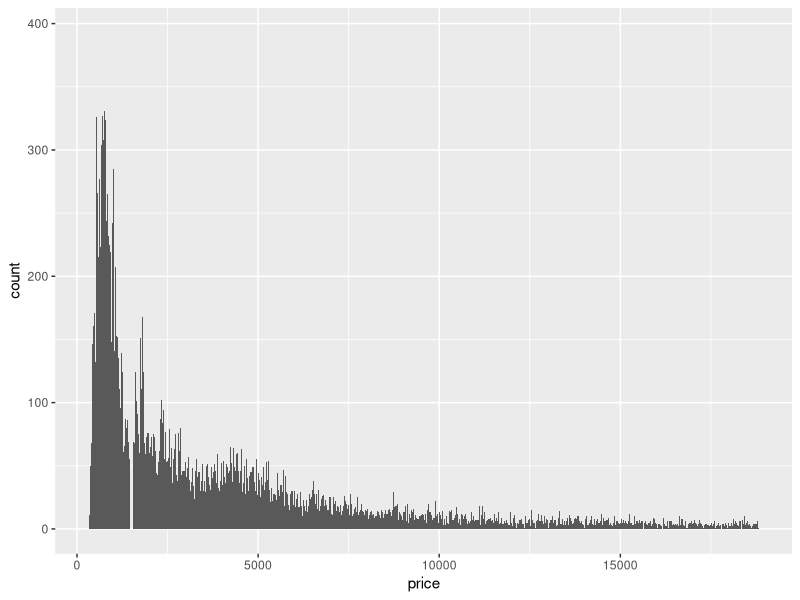
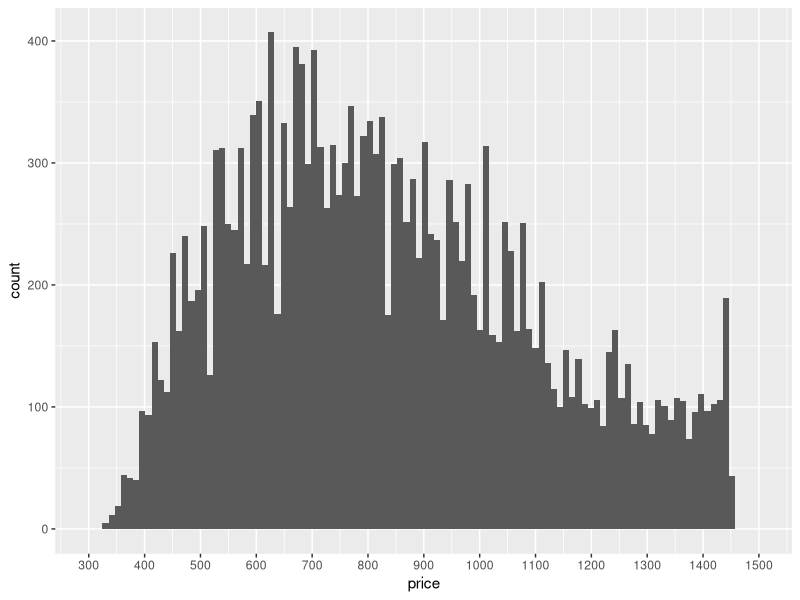
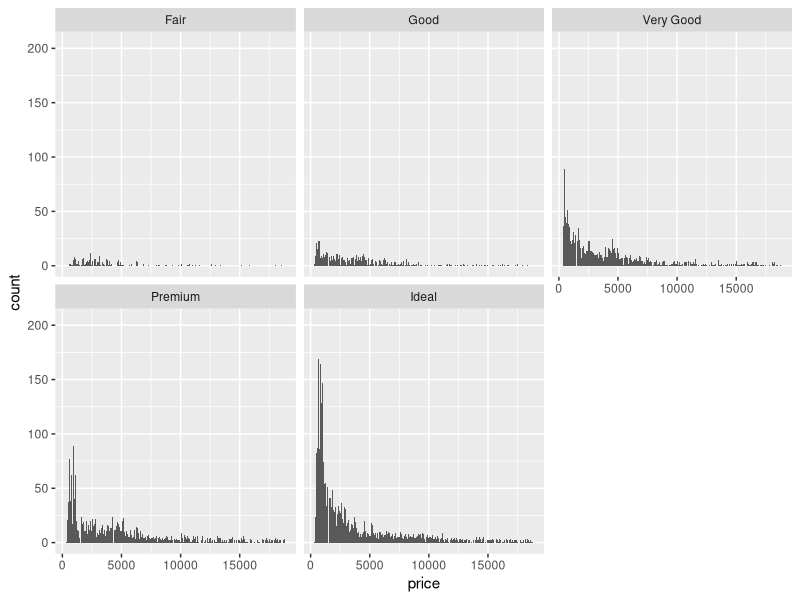
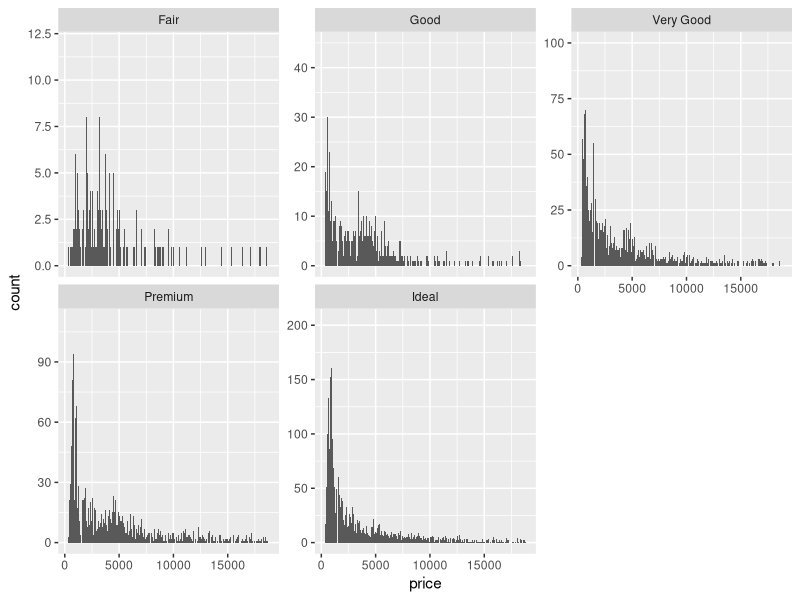
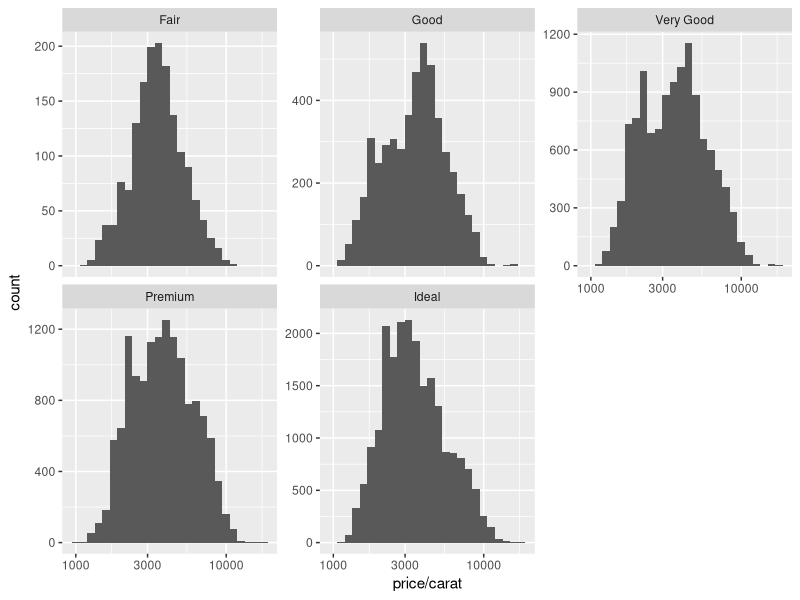
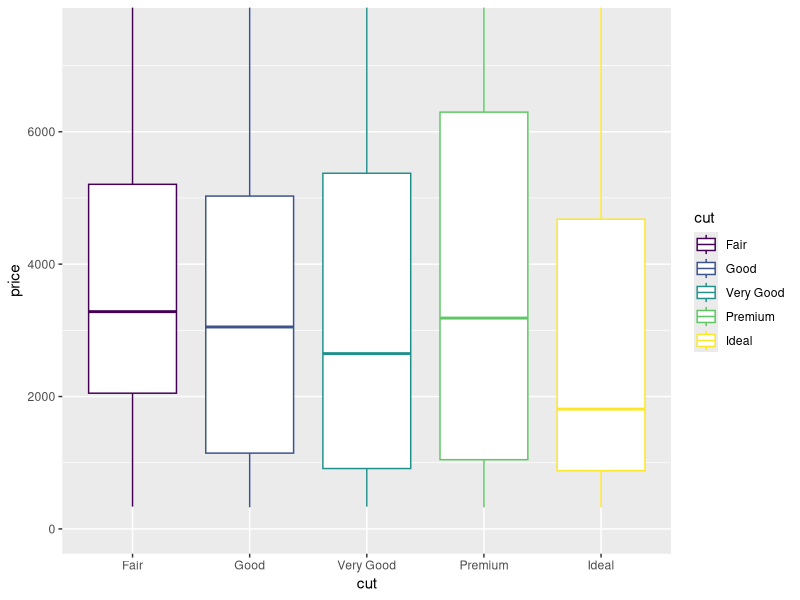
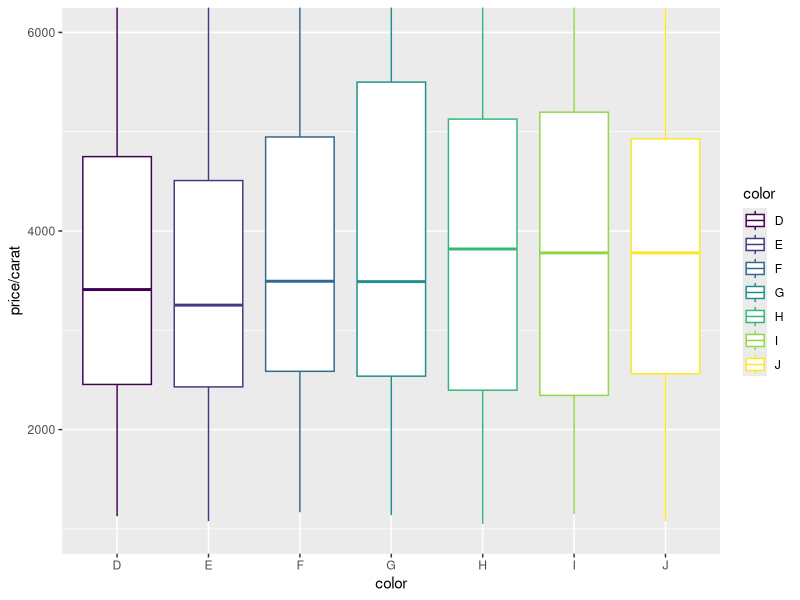
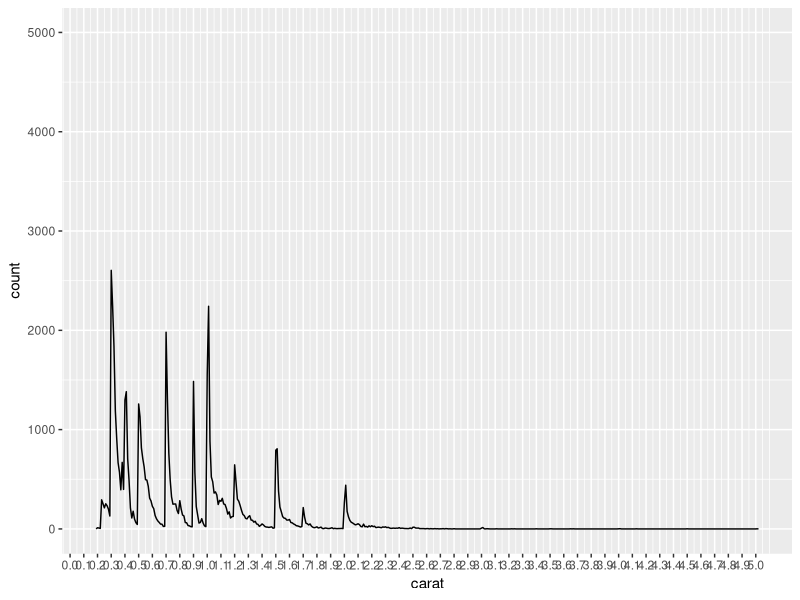

Recreate these plots in R, in order.
## ---- chunk 1
knitr::opts_chunk$set(echo = TRUE)
library(ggplot2)
data(diamonds)
## ---- chunk 2
summary(diamonds)
## ---- chunk 3
ggplot(aes(price), data = diamonds) +
  geom_histogram(binwidth = 10)
## ---- chunk 4
sum(diamonds$price < 500)
sum(diamonds$price < 250)
sum(diamonds$price >= 15000)
## ---- chunk 5
ggplot(aes(price), data = diamonds) +
  geom_histogram(binwidth = 11) +
  scale_x_continuous(limits = c(300, 1500), breaks = seq(300, 1500, 100))
## ---- chunk 6
ggplot(aes(price), data = diamonds) +
  geom_histogram(binwidth = 10) +
  facet_wrap(~cut)
## ---- chunk 7
by(diamonds$price, diamonds$cut, summary)
## ---- chunk 8
ggplot(aes(price), data = diamonds) +
  geom_histogram(binwidth = 10) +
  facet_wrap(~cut, scales = "free_y")
## ---- chunk 9
ggplot(aes(price/carat), data = diamonds) +
  geom_histogram(binwidth = 0.05) +
  facet_wrap(~cut, scales = "free_y") +
  scale_x_log10()
## ---- chunk 10
ggplot(aes(y = price, x = cut, color = cut), data = diamonds) +
  geom_boxplot() +
  coord_cartesian(ylim = c(0, 7500))
## ---- chunk 11
by(diamonds$price, diamonds$color, summary)
IQR(subset(diamonds, color == 'D')$price)
IQR(subset(diamonds, color == 'J')$price)
## ---- chunk 12
ggplot(aes(y = price/carat, x = color, color = color), data = diamonds) +
  geom_boxplot() +
  coord_cartesian(ylim = c(1000, 6000))
## ---- chunk 13
ggplot(aes(x = carat, color = carat), data = diamonds) +
  geom_freqpoly(binwidth = 0.01) +
  coord_cartesian(ylim = c(0, 5000)) +
  scale_x_continuous(breaks = seq(0, 5, 0.1))
table(diamonds$carat)
## ---- chunk 14
births <- read.csv('total_fertility.csv')
library(tidyr)
library(gridExtra)
b_2000 <- gather(births, -Total.fertility.rate, key = 'year', value = 'cases')
g1 <- ggplot(aes(x = year, y = cases, group = 1), data = subset(b_2000, Total.fertility.rate == 'United States')) +
  geom_line() +
  labs(x = "Year",
       y = "Births per Woman") +
  ggtitle('United States') +
  coord_cartesian(ylim = c(1.5, 8)) +
  scale_x_discrete(breaks = NULL)
g2 <- ggplot(aes(x = year, y = cases, group = 1), data = subset(b_2000, Total.fertility.rate == 'Germany')) +
  geom_line() +
  labs(x = "Year",
       y = "Births per Woman") +
  ggtitle('Germany') +
  coord_cartesian(ylim = c(1.5, 8)) +
  scale_x_discrete(breaks = NULL)
g3 <- ggplot(aes(x = year, y = cases, group = 1), data = subset(b_2000, Total.fertility.rate == 'United Kingdom')) +
  geom_line() +
  labs(x = "Year",
       y = "Births per Woman") +
  ggtitle('United Kingdom') +
  coord_cartesian(ylim = c(1.5, 8)) +
  scale_x_discrete(breaks = NULL)
g4 <- ggplot(aes(x = year, y = cases, group = 1), data = subset(b_2000, Total.fertility.rate == 'Spain')) +
  geom_line() +
  labs(x = "Year",
       y = "Births per Woman") +
  ggtitle('Spain') +
  coord_cartesian(ylim = c(1.5, 8)) +
  scale_x_discrete(breaks = NULL)
g5 <- ggplot(aes(x = year, y = cases, group = 1), data = subset(b_2000, Total.fertility.rate == 'France')) +
  geom_line() +
  labs(x = "Year",
       y = "Births per Woman") +
  ggtitle('France') +
  coord_cartesian(ylim = c(1.5, 8)) +
  scale_x_discrete(breaks = NULL)
g6 <- ggplot(aes(factor(year), cases, group = 1), data = subset(b_2000, Total.fertility.rate == 'Canada')) +
  geom_line() +
  labs(x = "Year",
       y = "Births per Woman") +
  ggtitle('Canada') +
  coord_cartesian(ylim = c(1.5, 8)) +
  scale_x_discrete()
grid.arrange(g1, g2, g3, g4, g5, g6)
